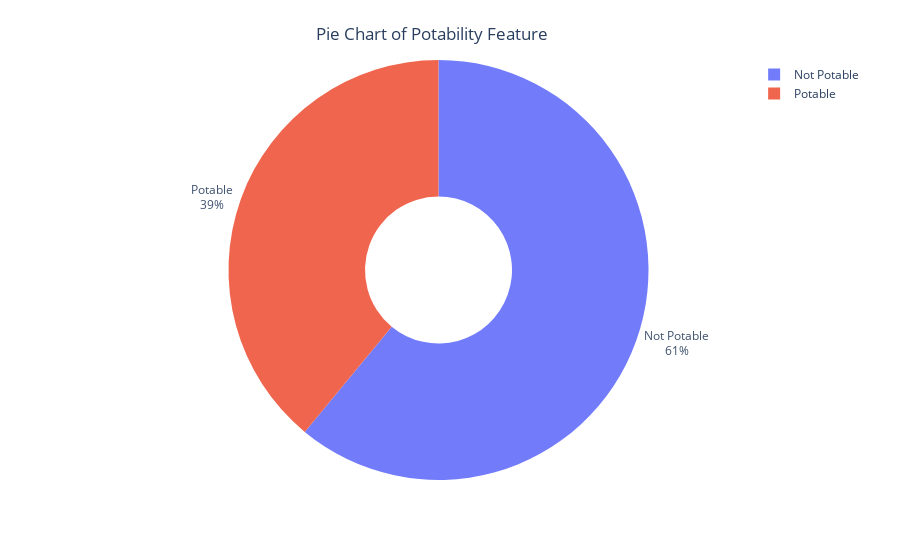

The notebook cell this image was saved under:
### Markdown cell above
# Dependent Variable Analysis

### Code cell
d = pd.DataFrame(df["Potability"].value_counts())

fig = px.pie(d, values="Potability", names=["Not Potable", "Potable"], hole=0.35, opacity=0.9,
             labels={"label": "Potability", "Potability": "Number of Samples"})

fig.update_layout(title=dict(text="Pie Chart of Potability Feature", x=0.48, y=0.95))
fig.update_traces(textposition="outside", textinfo="percent+label")
fig.show()

### Figure 1 — Plotly figure (JSON) as saved in the notebook; plotly's stock layout.template omitted (floating-point values rounded to 4 significant figures)
{"data": [{"domain": {"x": [0, 1], "y": [0, 1]}, "hole": 0.35, "hovertemplate": "label=%{label}<br>Number of Samples=%{value}<extra></extra>", "labels": ["Not Potable", "Potable"], "legendgroup": "", "name": "", "opacity": 0.9, "showlegend": true, "textinfo": "percent+label", "textposition": "outside", "type": "pie", "values": [1998, 1278]}], "layout": {"legend": {"tracegroupgap": 0}, "margin": {"t": 60}, "title": {"text": "Pie Chart of Potability Feature", "x": 0.48, "y": 0.95}}}
